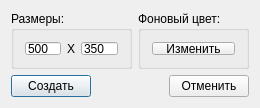
<?xml version="1.0" encoding="UTF-8"?>
<ui version="4.0">
 <class>NewImageDialog</class>
 <widget class="QDialog" name="NewImageDialog">
  <property name="geometry">
   <rect>
    <x>0</x>
    <y>0</y>
    <width>260</width>
    <height>108</height>
   </rect>
  </property>
  <property name="sizePolicy">
   <sizepolicy hsizetype="Preferred" vsizetype="Preferred">
    <horstretch>0</horstretch>
    <verstretch>0</verstretch>
   </sizepolicy>
  </property>
  <property name="minimumSize">
   <size>
    <width>260</width>
    <height>108</height>
   </size>
  </property>
  <property name="maximumSize">
   <size>
    <width>260</width>
    <height>108</height>
   </size>
  </property>
  <property name="windowTitle">
   <string>Новое изображение</string>
  </property>
  <property name="windowIcon">
   <iconset resource="painter.qrc">
    <normaloff>:/Painter/Resources/img/new.ico</normaloff>:/Painter/Resources/img/new.ico</iconset>
  </property>
  <layout class="QVBoxLayout" name="verticalLayout">
   <item>
    <layout class="QHBoxLayout" name="horizontalLayout_3">
     <item>
      <widget class="QGroupBox" name="groupBox">
       <property name="title">
        <string>Размеры:</string>
       </property>
       <layout class="QHBoxLayout" name="horizontalLayout">
        <item>
         <widget class="QLineEdit" name="editW">
          <property name="text">
           <string>500</string>
          </property>
         </widget>
        </item>
        <item>
         <widget class="QLabel" name="label">
          <property name="text">
           <string>X</string>
          </property>
          <property name="alignment">
           <set>Qt::AlignCenter</set>
          </property>
         </widget>
        </item>
        <item>
         <widget class="QLineEdit" name="editH">
          <property name="text">
           <string>350</string>
          </property>
         </widget>
        </item>
       </layout>
      </widget>
     </item>
     <item>
      <widget class="QGroupBox" name="groupBox_2">
       <property name="title">
        <string>Фоновый цвет:</string>
       </property>
       <layout class="QHBoxLayout" name="horizontalLayout_4">
        <item>
         <widget class="QPushButton" name="buttonColor">
          <property name="text">
           <string>Изменить</string>
          </property>
          <property name="icon">
           <iconset resource="painter.qrc">
            <normaloff>:/Painter/Resources/img/valve.ico</normaloff>:/Painter/Resources/img/valve.ico</iconset>
          </property>
          <property name="autoDefault">
           <bool>false</bool>
          </property>
          <property name="flat">
           <bool>false</bool>
          </property>
         </widget>
        </item>
       </layout>
      </widget>
     </item>
    </layout>
   </item>
   <item>
    <layout class="QHBoxLayout" name="horizontalLayout_2">
     <item>
      <widget class="QPushButton" name="buttonCreate">
       <property name="text">
        <string>Создать</string>
       </property>
       <property name="default">
        <bool>true</bool>
       </property>
      </widget>
     </item>
     <item>
      <spacer name="horizontalSpacer">
       <property name="orientation">
        <enum>Qt::Horizontal</enum>
       </property>
       <property name="sizeHint" stdset="0">
        <size>
         <width>40</width>
         <height>20</height>
        </size>
       </property>
      </spacer>
     </item>
     <item>
      <widget class="QPushButton" name="buttonCancel">
       <property name="text">
        <string>Отменить</string>
       </property>
      </widget>
     </item>
    </layout>
   </item>
  </layout>
 </widget>
 <layoutdefault spacing="6" margin="11"/>
 <resources>
  <include location="painter.qrc"/>
 </resources>
 <connections/>
</ui>
